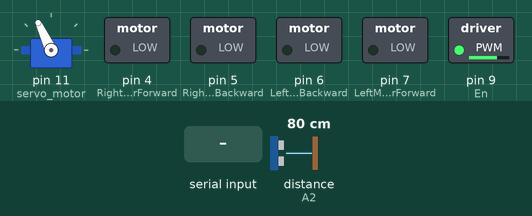
The sketch below on a simulated Arduino Uno, built with avr-gcc and run on an emulated ATmega328P. On the bench: servo, switched loads named in the sketch (green lamp = pin HIGH). The test bench sets the inputs (shaded band); at power-on: distance to the obstacle (sensor on A2) 80 cm. The echo pulse lasts 58.3 µs per cm; what the sketch prints to the serial monitor is not drawn.

Above: at 3.9 s.
4.0 s: "X" received over Serial
At 4.8 s:
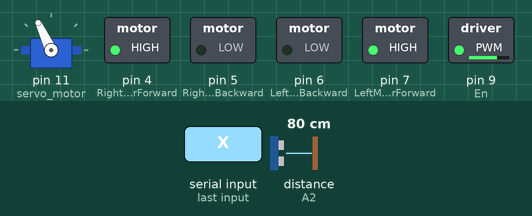
5.5 s: distance to the obstacle (sensor on A2) set to 23 cm
8.5 s: distance to the obstacle (sensor on A2) set to 18 cm
At 10.2 s:
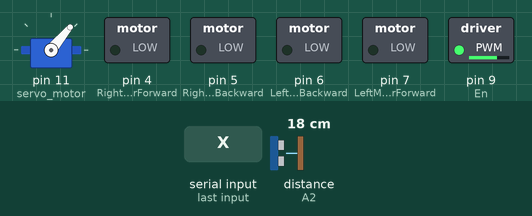
11.5 s: byte 49 ('1') received over Serial
At 12.9 s:
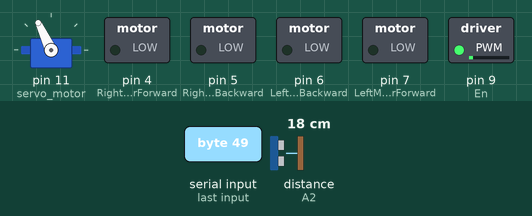
13.7 s: "X" received over Serial
At 15.2 s:
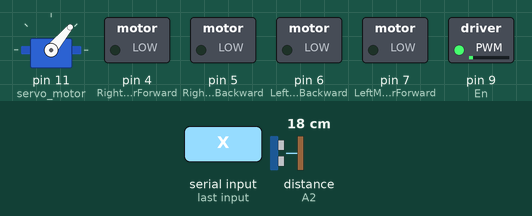
16.7 s: byte 117 ('u') received over Serial
At 17.8 s:
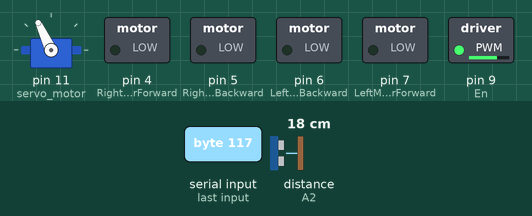
Timing chart, 0 to 19.7 s (numbered marks = the images above; inputs shaded):
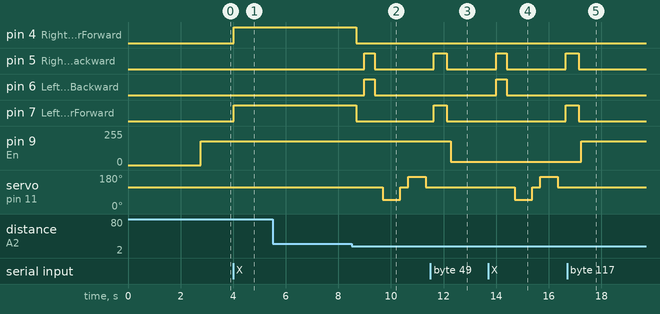

The sketch:

car.ino
```cpp
#include <Servo.h>          //Servo motor library. This is standard library
#include <NewPing.h>        //Ultrasonic sensor function library. You must install this library

const int LeftMotorForward = 7;
const int LeftMotorBackward = 6;
const int RightMotorForward = 4;
const int RightMotorBackward = 5;
const int FL = 8;
const int BL = 3;
const int H = 2;
const int En = 9;


#define trig_pin A1 //analog input 1
#define echo_pin A2 //analog input 2

#define maximum_distance 200
boolean goesForward = false;
int distance = 100;

NewPing sonar(trig_pin, echo_pin, maximum_distance); //sensor function
Servo servo_motor; //our servo name
int s=0;
char t;

void moveForward();
void moveStop();
void turnLeft();
void turnRight();
void moveBackward();
void moveForwardA();
void moveStopA();
void turnLeftA();
void turnRightA();
void moveBackwardA();

void setup() {

 pinMode(RightMotorForward, OUTPUT);
  pinMode(LeftMotorForward, OUTPUT);
  pinMode(LeftMotorBackward, OUTPUT);
  pinMode(RightMotorBackward, OUTPUT);

  servo_motor.attach(11); //our servo pin

  servo_motor.write(115);
  delay(2000);
  distance = readPing();
  delay(100);
  distance = readPing();
  delay(100);
  distance = readPing();
  delay(100);
  distance = readPing();
  delay(100);

Serial.begin(9600);

}

void loop() {
  int y = map(s,0,100,0,255);
  Serial.print(y);
  Serial.print("      ");
  analogWrite(En,y);
  int distanceRight = 0;
  int distanceLeft = 0;
  delay(50);
if(Serial.available()){
  t = Serial.read();
  Serial.print(t);
  Serial.print("      ");
}
if(t=='x'){
  if(t == 'F'){            //move forward(all motors rotate in forward direction)
  moveForwardA();
}

else if(t == 'B'){      //move reverse (all motors rotate in reverse direction)
  moveBackwardA();

}

else if(t == 'L'){      //turn right (left side motors rotate in forward direction, right side motors doesn't rotate)
  turnLeftA();

}

else if(t == 'R'){      //turn left (right side motors rotate in forward direction, left side motors doesn't rotate)
  turnRightA();

}

else if(t == 'S'){      //STOP (all motors stop)
  moveStopA();
}
else{
  moveStopA();
}
delay(10);
}
else if(t == 'X'){
  if (distance <= 20){
    Serial.println(distance);
    moveStop();
    delay(300);
    moveBackward();
    delay(400);
    moveStop();
    delay(300);
    distanceRight = lookRight();
    delay(300);
    distanceLeft = lookLeft();
    delay(300);

    if (distance >= distanceLeft){
      turnRight();

      moveStop();
    }
    else{
      turnLeft();

      moveStop();
    }
  }
  else{
    moveForward();
  }
    distance = readPing();
  }
else{
  moveStop();
}
  if(t == 'W'){digitalWrite(FL,HIGH);}
  else if(t == 'w'){digitalWrite(FL,LOW);} else{digitalWrite(FL,LOW);}
  if(t == 'U'){digitalWrite(BL,HIGH);}
  else if(t == 'u'){digitalWrite(BL,LOW);}else{digitalWrite(BL,LOW);}
  if(t == 'V'){digitalWrite(H,HIGH);}
  else if(t == 'v'){digitalWrite(H,LOW);}else{digitalWrite(H,LOW);}
  if(t == '0'){s=0;}
  else if(t == '1'){s=10;}
  else if(t == '2'){s=20;}
  else if(t == '3'){s=30;}
  else if(t == '4'){s=40;}
  else if(t == '5'){s=50;}
  else if(t == '6'){s=60;}
  else if(t == '7'){s=70;}
  else if(t == '8'){s=80;}
  else if(t == '9'){s=90;}
  else if(t == 'q'){s=100;}
  else{s=70;}

delay(10);
}

int lookRight(){
  servo_motor.write(50);
  delay(500);
  int distance = readPing();
  delay(100);
  servo_motor.write(115);
  return distance;
}

int lookLeft(){
  servo_motor.write(170);
  delay(500);
  int distance = readPing();
  delay(100);
  servo_motor.write(115);
  return distance;
  delay(100);
}

int readPing(){
  delay(70);
  int cm = sonar.ping_cm();
  if (cm==0){
    cm=250;
  }
  return cm;
}

void moveStopA(){

  digitalWrite(RightMotorForward, LOW);
  digitalWrite(LeftMotorForward, LOW);
  digitalWrite(RightMotorBackward, LOW);
  digitalWrite(LeftMotorBackward, LOW);
}

void moveForwardA(){


    digitalWrite(LeftMotorForward, HIGH);
    digitalWrite(RightMotorForward, HIGH);

    digitalWrite(LeftMotorBackward, LOW);
    digitalWrite(RightMotorBackward, LOW);
  }


void moveBackwardA(){


  digitalWrite(LeftMotorBackward, HIGH);
  digitalWrite(RightMotorBackward, HIGH);

  digitalWrite(LeftMotorForward, LOW);
  digitalWrite(RightMotorForward, LOW);

}

void turnRightA(){

  digitalWrite(LeftMotorForward, HIGH);
  digitalWrite(RightMotorBackward, HIGH);

  digitalWrite(LeftMotorBackward, LOW);
  digitalWrite(RightMotorForward, LOW);

}

void turnLeftA(){

  digitalWrite(LeftMotorBackward, HIGH);
  digitalWrite(RightMotorForward, HIGH);

  digitalWrite(LeftMotorForward, LOW);
  digitalWrite(RightMotorBackward, LOW);
}

void moveStop(){

  digitalWrite(RightMotorForward, LOW);
  digitalWrite(LeftMotorForward, LOW);
  digitalWrite(RightMotorBackward, LOW);
  digitalWrite(LeftMotorBackward, LOW);
}

void moveForward(){

  if(!goesForward){

    goesForward=true;

    digitalWrite(LeftMotorForward, HIGH);
    digitalWrite(RightMotorForward, HIGH);

    digitalWrite(LeftMotorBackward, LOW);
    digitalWrite(RightMotorBackward, LOW);
  }
}

void moveBackward(){

  goesForward=false;

  digitalWrite(LeftMotorBackward, HIGH);
  digitalWrite(RightMotorBackward, HIGH);

  digitalWrite(LeftMotorForward, LOW);
  digitalWrite(RightMotorForward, LOW);

}

void turnRight(){

  digitalWrite(LeftMotorForward, HIGH);
  digitalWrite(RightMotorBackward, HIGH);

  digitalWrite(LeftMotorBackward, LOW);
  digitalWrite(RightMotorForward, LOW);

  delay(500);

  digitalWrite(LeftMotorForward, HIGH);
  digitalWrite(RightMotorForward, HIGH);

  digitalWrite(LeftMotorBackward, LOW);
  digitalWrite(RightMotorBackward, LOW);


}

void turnLeft(){

  digitalWrite(LeftMotorBackward, HIGH);
  digitalWrite(RightMotorForward, HIGH);

  digitalWrite(LeftMotorForward, LOW);
  digitalWrite(RightMotorBackward, LOW);

  delay(500);

  digitalWrite(LeftMotorForward, HIGH);
  digitalWrite(RightMotorForward, HIGH);

  digitalWrite(LeftMotorBackward, LOW);
  digitalWrite(RightMotorBackward, LOW);
}
```

Measured:
- the behaviour switches between 21 and 20 cm on distance to the obstacle (sensor on A2) (found by bisection; images 1 and 2)
- after the input at 4.0 s, pin 4 (RightMotorForward), pin 7 (LeftMotorForward): LOW → HIGH at once
- after the input at 5.5 s, every drawn part: stays the same
- after the input at 8.5 s, pin 4 (RightMotorForward), pin 7 (LeftMotorForward): HIGH → LOW after 0.19 s; pin 5 (RightMotorBackward), pin 6 (LeftMotorBackward): LOW → HIGH after 0.49 s, → LOW 0.40 s later; servo on pin 11 (servo_motor): 115° → 50° after 1.2 s, → 115° 0.67 s later, → 170° 0.30 s later, → 115° 0.67 s later
- after the input at 11.5 s, pin 5 (RightMotorBackward): goes on until 12.1 s, then stays LOW; pin 6 (LeftMotorBackward): stays LOW (without the input it goes to HIGH after 1.1 s); pin 9 (En): 178/255 → 25/255 after 0.77 s; servo on pin 11 (servo_motor): stays 115° (without the input it goes to 50° after 1.8 s)
- after the input at 13.7 s, pin 5 (RightMotorBackward): LOW → HIGH after 0.31 s, → LOW 0.40 s later, → HIGH 2.2 s later; pin 6 (LeftMotorBackward): LOW → HIGH after 0.31 s, → LOW 0.40 s later
- after the input at 16.7 s, pin 5 (RightMotorBackward): goes on until 17.2 s, then stays LOW; pin 6 (LeftMotorBackward): stays LOW (without the input it goes to HIGH after 0.88 s); servo on pin 11 (servo_motor): stays 115° (without the input it goes to 50° after 1.6 s)
